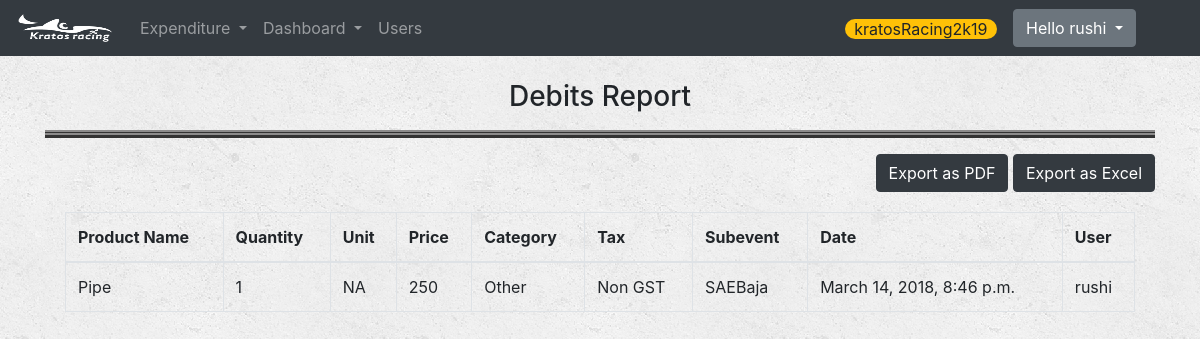
The page /report_result/debits/all/ (signed in) on the database as committed earlier.
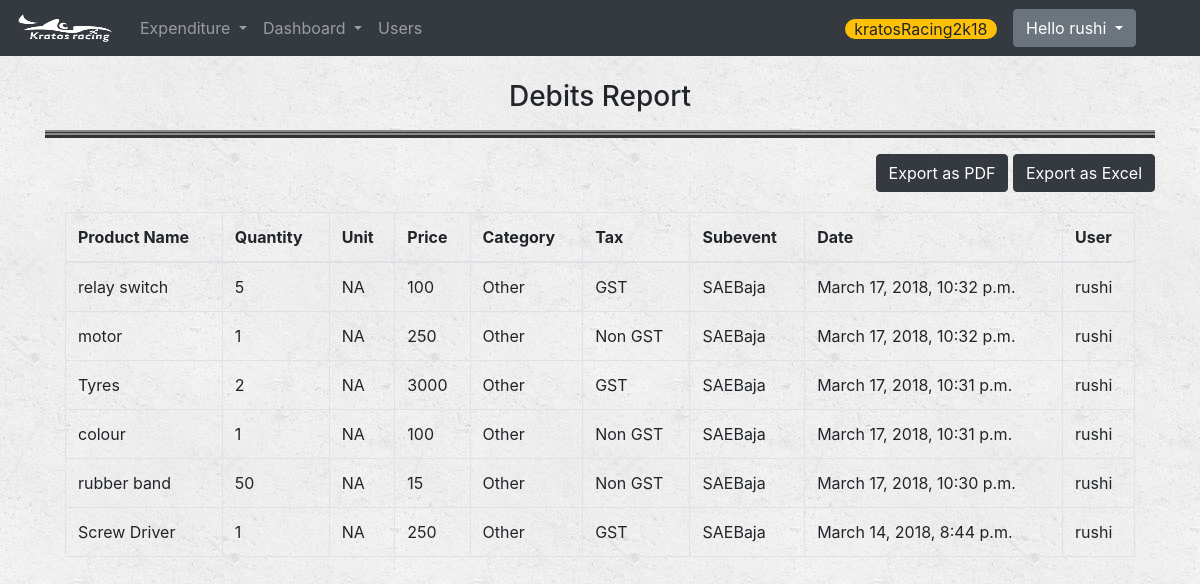
The same page on the database as committed later.
### Expenditure/models.py (models this page shows, shortened)
class Variables(models.Model):
    name=models.CharField(max_length=20,unique=True)
    value=models.CharField(max_length=20)

class Debits(models.Model):
    product_name=models.CharField(max_length=250)
    quantity=models.IntegerField()
    unit=models.CharField(max_length=10,choices=QUANT_CHOICES,default='NA')  #NA -> Not Applied
    price=models.IntegerField()
    tax=models.BooleanField()       #1-GST 0-Not GST
    system=models.ForeignKey(System,default=1)
    remarks=models.TextField(blank=True)
    category=models.ForeignKey(Category,default=1)
    user=models.ForeignKey(User)
    event = models.ForeignKey(Event)
    subevent=models.ForeignKey(SubEvent,default=1)
    date_time=models.DateTimeField(default=now, blank=True)

class Category(models.Model):
    category_name=models.CharField(max_length=16,unique=True)
    def __str__(self):
        return self.category_name

class SubEvent(models.Model):
    subevent_name=models.CharField(max_length=20,unique=True)
    def __str__(self):
        return self.subevent_name

### Expenditure/views.py (the view)
# urls.py: url(r'^report_result/(?P<type>[a-z]+)/(?P<subtype>[A-Za-z0-9 \t]+)/$', views.report_result,name='report_result'),
def report_result(request, type, subtype):
    if request.user.is_authenticated():
        event_obj = Event.objects.all()
        subevent_obj = SubEvent.objects.all()
        system_obj = System.objects.all()
        category_obj = Category.objects.all()
        if not event_obj or not subevent_obj or not system_obj or not category_obj:  # means is no event is created yet
            return redirect('Expenditure:account')
        report_type = ""
        report_desc = ""
        cord=0      # c or d , 0 if credits object 1 if debits object
        objs=None
        if type == 'systemwise':
            cord=1
            report_type = "System Wise Report"
            report_desc = "System - "+subtype
            objs = Debits.objects.filter(system__system_name=subtype).order_by('-date_time')
        elif type == "categorywise":
            cord=1
            report_type = "Category Wise Report"
            report_desc = "Category -"+subtype
            objs = Debits.objects.filter(category__category_name=subtype).order_by('-date_time')
        elif type=="credits" and subtype=='all':
            cord=0
            report_type = "Credits Report"
            report_desc = ""
            objs = Credits.objects.all().order_by('-date_time')
        elif type=="debits" and subtype=='all':
            cord=1
            report_type = "Debits Report"
            report_desc = ""
            objs = Debits.objects.all().order_by('-date_time')
        objs = objs.filter(event=Event.objects.get(event_name=Variables.objects.get(name="ongoing_event").value))
        context = {
            "cord":cord,
            "report_type": report_type,
            "report_desc": report_desc,
            "objs": objs,
            "ongoing_event": Variables.objects.get(name="ongoing_event"),
        }
        return render(request, 'Expenditure/report_result.html', context)
    else:
        return render(request, 'Expenditure/login.html')

### Expenditure/templates/Expenditure/report_result.html (shortened to what this page needs)
{% extends 'Expenditure/base.html' %}
{% block body %}
{% load staticfiles %}
<div class="container mt-4 ">
<h3 class="text-center">{{report_type}}</h3>
     <hr>
  <div class="row">
          <div class="col-md-6 text-left">
          </div>
          <div class="col-md-6 text-right">
            <button type="button" class="btn btn-dark">Export as PDF</button>
            <a href="{% url 'Expenditure:export_csv' 'debits' %}">
                <button type="button" class="btn btn-dark">Export as Excel</button>
            </a>
          </div>
  </div>
{% if objs %}
<div class="card-body">
{% if cord %}
                <table class="table table-bordered table-inverse">
                    <thead class="thead-inverse">
                    <tr>
                        <th>Product Name</th>
                        <th>Quantity</th>
                        <th>Unit</th>
                        <th>Price</th>
                        <th>Category</th>
                        <th>Tax</th>
                        <th>Subevent</th>
                        <th>Date</th>
                        <th>User</th>
                    </tr>
                    </thead>
                    <tbody>
                    {% for debit in objs %}
                    <tr>
                        <td>{{debit.product_name}}</td>
                        <td>{{debit.quantity}}</td>
                        <td>{{debit.unit}}</td>
                        <td>{{debit.price}}</td>
                        <td>{{debit.category}}</td>
                        {% if debit.tax %}
                        <td>GST</td>
                        {%else%}
                        <td>Non GST</td>
                        {% endif %}
                        <td>{{debit.subevent}}</td>
                        <td>{{debit.date_time}}</td>
                        <td>{{debit.user}}</td>
                    </tr>
                    {% endfor %}
                    </tbody>
                </table>
    {%endif%}
            </div>
    {% else %}
    <div class="card-body">
        <h2 class="text-center">No Result Found!</h2>
    </div>
    {% endif %}
</div>
{% endblock %}

### Expenditure/templates/Expenditure/base.html (shortened to what this page needs)
<!DOCTYPE html>
<html lang="en">
<head>
    {% load staticfiles %}
    <link rel="stylesheet" href="https://maxcdn.bootstrapcdn.com/bootstrap/4.0.0-beta/css/bootstrap.min.css">
    <link rel="stylesheet" href="{% static 'font-awesome-4.7.0/css/font-awesome.min.css' %}">
    <link rel="stylesheet" type="text/css" href="{% static 'Expenditure/style.css' %}"/>
    <link href="http://cdn.phpoll.com/css/animate.css" rel="stylesheet">
    <link rel="stylesheet" href="https://cdnjs.cloudflare.com/ajax/libs/jqueryui/1.12.1/jquery-ui.css">
</head>
<body>
<nav class="navbar sticky-top navbar-expand-lg navbar-dark bg-dark">
    <a class="navbar-brand" href="{% url 'Expenditure:index' %}">
    <img src="{%static 'logo.png'%}" width="100" height="30" class="d-inline-block align-top theme-white" alt="">
  </a>
  <div class="collapse navbar-collapse" id="navbarSupportedContent">
    <ul class="navbar-nav mr-auto">
      <li class="nav-item dropdown">
        <a class="nav-link dropdown-toggle theme-white"  id="id_expenditure_dropdown" data-toggle="dropdown" aria-haspopup="true" aria-expanded="false">
          Expenditure
        </a>
      </li>
      <li class="nav-item dropdown">
        <a class="nav-link dropdown-toggle theme-white" id="id_dashboard_dropdown" data-toggle="dropdown" aria-haspopup="true" aria-expanded="false">
          Dashboard
        </a>
      </li>
        <li class="nav-item">
            <a class="nav-link theme-white" href="{% url 'Expenditure:users' %}">
            Users
          </a>
        </li>
    </ul>
    <ul class="navbar-nav mr-5">
        <li class="nav-item mt-2 mr-3">
            <span class="badge-pill badge-warning">{{ ongoing_event.value }}</span>
        </li>
<div class="btn-group ">
  <button type="button" class="btn btn-secondary dropdown-toggle" data-toggle="dropdown" aria-haspopup="true" aria-expanded="false">
    Hello {{user.username}}
  </button>
</div>
    </ul>
  </div>
</nav>
{% block body %}
{% endblock %}
</body>
</html>

Rows that differ between the two databases and show on the page:
no longer on this page (row unchanged): Debits: product_name "Pipe", quantity "1", unit "NA", price "250", category "Other", tax "Non GST", subevent "SAEBaja", date_time "March 14, 2018, 8:46 p.m.", user "rushi"
changed Variables: value "kratosRacing2k19" → "kratosRacing2k18"
added Debits: product_name "relay switch", quantity "5", unit "NA", price "100", category "Other", tax "GST", subevent "SAEBaja", date_time "March 17, 2018, 10:32 p.m.", user "rushi"
added Debits: product_name "motor", quantity "1", unit "NA", price "250", category "Other", tax "Non GST", subevent "SAEBaja", date_time "March 17, 2018, 10:32 p.m.", user "rushi"
added Debits: product_name "Tyres", quantity "2", unit "NA", price "3000", category "Other", tax "GST", subevent "SAEBaja", date_time "March 17, 2018, 10:31 p.m.", user "rushi"
added Debits: product_name "colour", quantity "1", unit "NA", price "100", category "Other", tax "Non GST", subevent "SAEBaja", date_time "March 17, 2018, 10:31 p.m.", user "rushi"
added Debits: product_name "rubber band", quantity "50", unit "NA", price "15", category "Other", tax "Non GST", subevent "SAEBaja", date_time "March 17, 2018, 10:30 p.m.", user "rushi"
now on this page (row unchanged): Debits: product_name "Screw Driver", quantity "1", unit "NA", price "250", category "Other", tax "GST", subevent "SAEBaja", date_time "March 14, 2018, 8:44 p.m.", user "rushi"
